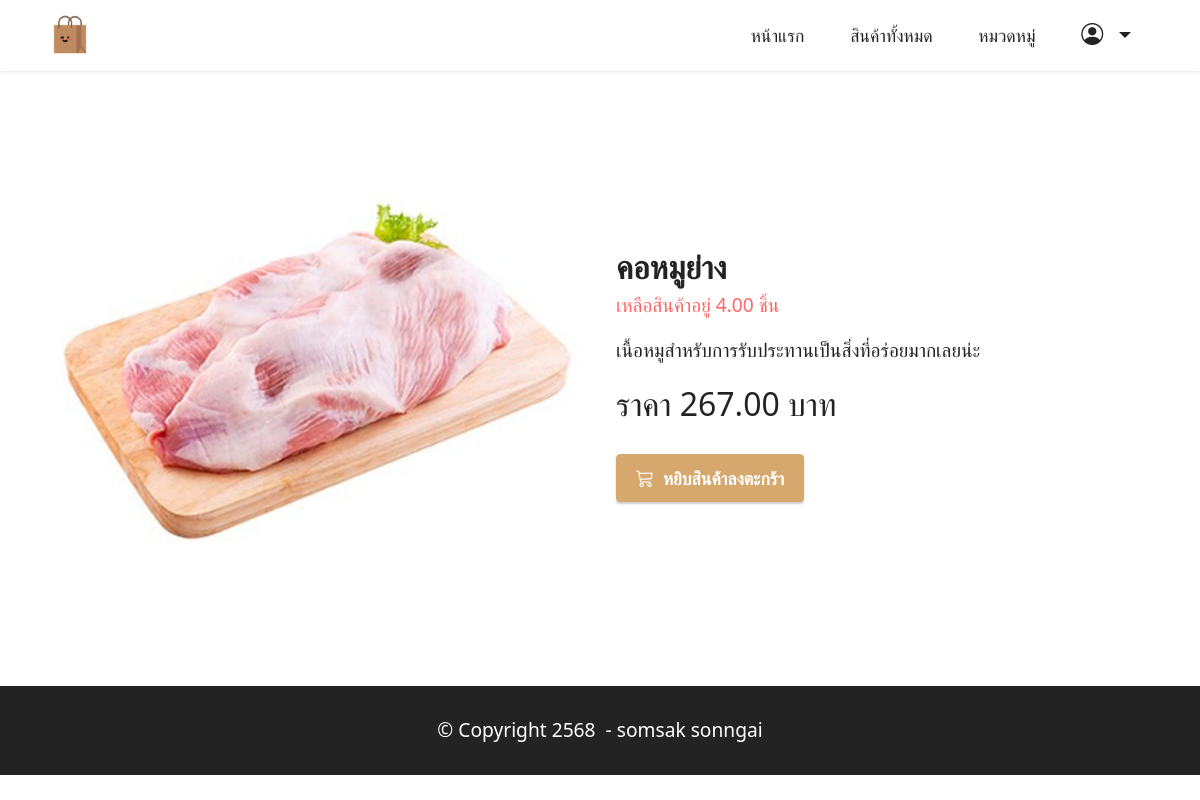
Page /blog/product/2/ on the earlier database version.
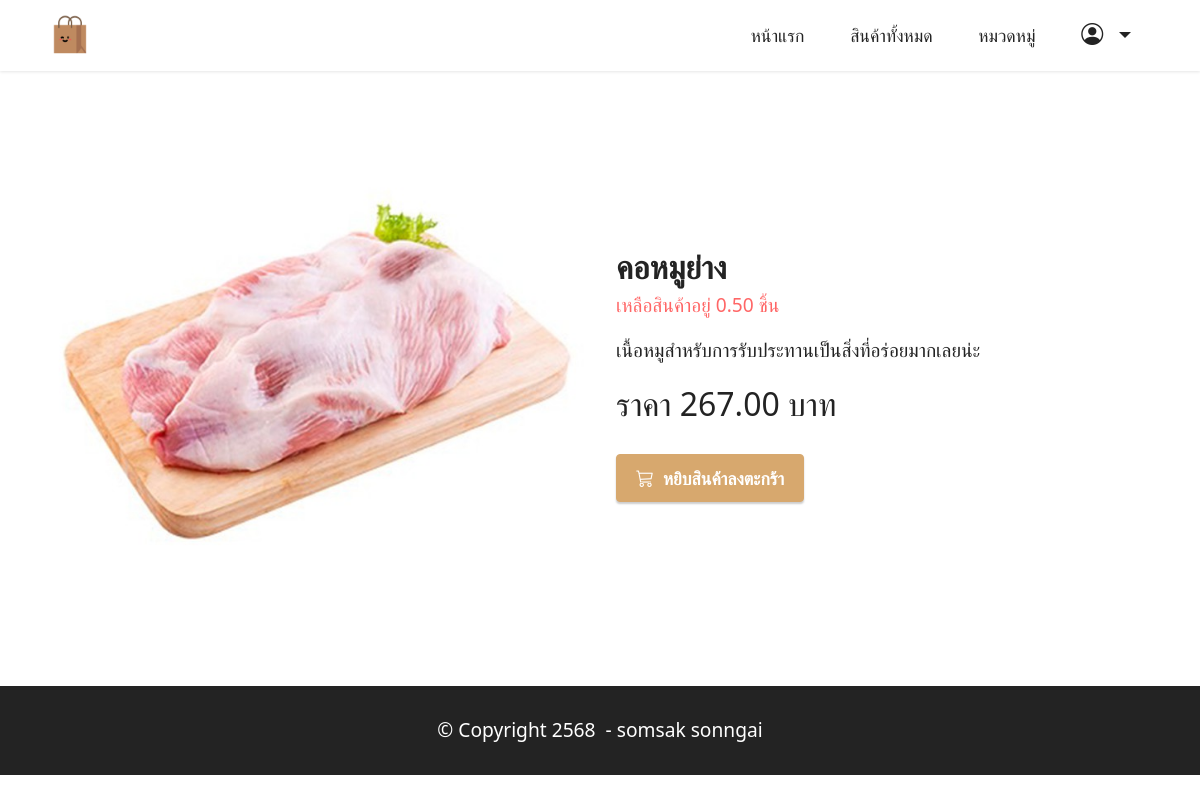
Same page on the later database version.
### productapp/models.py (models this page shows, shortened)
class Product1(models.Model):
    category = models.ForeignKey(Category, on_delete=models.CASCADE,null=True)  # เชื่อมโยงกับ Category
    name = models.CharField(max_length=100)  # ชื่อสินค้า
    description = models.TextField(max_length=500)
    price = models.DecimalField(max_digits=10, decimal_places=2)
    stock = models.DecimalField(max_digits=10, decimal_places=2)
    is_trending = models.BooleanField(default=False)
    image = models.ImageField(upload_to="product")
    profitprice = models.DecimalField(max_digits=10, decimal_places=2)
    created_at = models.DateTimeField(auto_now_add=True)  # วันที่เพิ่ม
    updated_at = models.DateTimeField(auto_now=True)      # วันที่แก้ไข
    barcode = models.CharField(max_length=13, unique=True) # สามารถที่จะทำการเพิ่มได้แค่ 13 ตัว
    class Meta:
        verbose_name = "Product"
        verbose_name_plural = "รายการสินค้า"

### productapp/views.py (the view)
# urls.py: path('product/<int:id>/', views.productDetail, name='productDetail'), #การเรียกใช้ blog ตามด้วย id
def productDetail(request,id):
    product=Product1.objects.get(pk=id)
    return render (request,"detail.html",{"product":product}) #มันก็คือ Product1 นั้นแหละที่เรียกใช้ที่เก็บไว้ในตัวแปร product ถ้าต้องการที่จะทำการเรียกใช้ก็เรียกใช้ product

### productapp/templates/detail.html (shortened to what this page needs)
{% extends "layout.html"%}
{% load humanize %}
{% block content%}
<div class="container my-3">
    <div class="card-wrapper">
        <div class="row align-items-center mt-4">
            <div class="col-12 col-lg-6">
                <div class="image-wrapper">
                    <img src="{{product.image.url}}">
                </div>
            </div>
            <div class="col-12 col-lg-6 my-4">
                <div class="text-box">
                    <h5 class="mbr-title mbr-fonts-style display-5">
                        <strong>{{product.name}}</strong>
                        <p class="display-7 text-secondary">เหลือสินค้าอยู่ {{product.stock}} ชิ้น</p>
                    </h5>
                    <p class="mbr-text mbr-fonts-style display-7">{{product.description}}</p>
                    <div class="cost">
                        <span class="currentcost mbr-fonts-style pr-2 display-5">ราคา {{product.price}} บาท</span>
                    </div>
                    <div class="mbr-section-btn pt-3">
                        {%if product.stock <= 0 %}
                             <h2 class="text-secondary " t>สินค้าหมด</h2>
                        {% else %}
                            <a href="{% url 'addCart' product.id %}" class="btn btn-primary display-4">
                                 <i class="bi bi-cart3"></i></i>&nbsp;
                                    หยิบสินค้าลงตะกร้า
                             </a>
                         {% endif %}
                    </div>
                </div>
            </div>
        </div>
    </div>
    <br>
</div>
{% endblock %}

Differences in the rows shown:
changed Product1 "คอหมูย่าง": stock "4.00" → "0.50"
